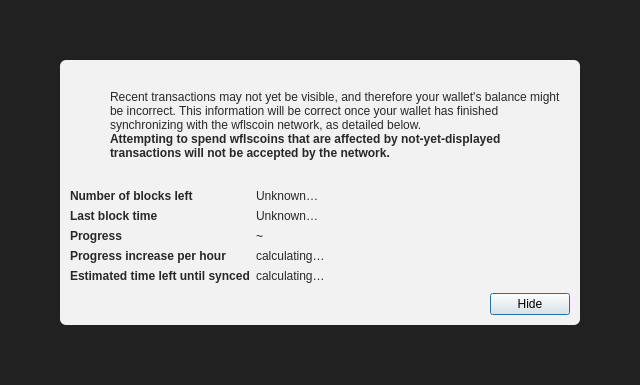
<?xml version="1.0" encoding="UTF-8"?>
<ui version="4.0">
 <class>ModalOverlay</class>
 <widget class="QWidget" name="ModalOverlay">
  <property name="geometry">
   <rect>
    <x>0</x>
    <y>0</y>
    <width>640</width>
    <height>385</height>
   </rect>
  </property>
  <property name="windowTitle">
   <string>Form</string>
  </property>
  <layout class="QVBoxLayout" name="verticalLayout" stretch="0">
   <property name="sizeConstraint">
    <enum>QLayout::SetDefaultConstraint</enum>
   </property>
   <property name="leftMargin">
    <number>0</number>
   </property>
   <property name="topMargin">
    <number>0</number>
   </property>
   <property name="rightMargin">
    <number>0</number>
   </property>
   <property name="bottomMargin">
    <number>0</number>
   </property>
   <item>
    <widget class="QWidget" name="bgWidget" native="true">
     <property name="styleSheet">
      <string notr="true">#bgWidget { background: rgba(0,0,0,220); }</string>
     </property>
     <layout class="QVBoxLayout" name="verticalLayoutMain" stretch="1">
      <property name="leftMargin">
       <number>60</number>
      </property>
      <property name="topMargin">
       <number>60</number>
      </property>
      <property name="rightMargin">
       <number>60</number>
      </property>
      <property name="bottomMargin">
       <number>60</number>
      </property>
      <item>
       <widget class="QWidget" name="contentWidget" native="true">
        <property name="styleSheet">
         <string notr="true">#contentWidget { background: rgba(255,255,255,240); border-radius: 6px; }

QLabel { color: rgb(40,40,40);  }</string>
        </property>
        <layout class="QVBoxLayout" name="verticalLayoutSub" stretch="1,0,0,0">
         <property name="spacing">
          <number>0</number>
         </property>
         <property name="leftMargin">
          <number>10</number>
         </property>
         <property name="topMargin">
          <number>10</number>
         </property>
         <property name="rightMargin">
          <number>10</number>
         </property>
         <property name="bottomMargin">
          <number>10</number>
         </property>
         <item>
          <layout class="QHBoxLayout" name="horizontalLayoutIconText" stretch="0,1">
           <property name="topMargin">
            <number>20</number>
           </property>
           <item>
            <layout class="QVBoxLayout" name="verticalLayoutIcon">
             <property name="leftMargin">
              <number>0</number>
             </property>
             <item>
              <widget class="QPushButton" name="warningIcon">
               <property name="enabled">
                <bool>false</bool>
               </property>
               <property name="text">
                <string/>
               </property>
               <property name="icon">
                <iconset>
                 <normaloff>:/icons/warning</normaloff>
                 <disabledoff>:/icons/warning</disabledoff>:/icons/warning</iconset>
               </property>
               <property name="iconSize">
                <size>
                 <width>48</width>
                 <height>48</height>
                </size>
               </property>
               <property name="flat">
                <bool>true</bool>
               </property>
              </widget>
             </item>
             <item>
              <spacer name="verticalSpacerWarningIcon">
               <property name="orientation">
                <enum>Qt::Vertical</enum>
               </property>
               <property name="sizeHint" stdset="0">
                <size>
                 <width>20</width>
                 <height>40</height>
                </size>
               </property>
              </spacer>
             </item>
            </layout>
           </item>
           <item>
            <layout class="QVBoxLayout" name="verticalLayoutInfoText">
             <property name="leftMargin">
              <number>0</number>
             </property>
             <property name="topMargin">
              <number>0</number>
             </property>
             <item>
              <widget class="QLabel" name="infoText">
               <property name="text">
                <string>Recent transactions may not yet be visible, and therefore your wallet's balance might be incorrect. This information will be correct once your wallet has finished synchronizing with the wflscoin network, as detailed below.</string>
               </property>
               <property name="textFormat">
                <enum>Qt::RichText</enum>
               </property>
               <property name="wordWrap">
                <bool>true</bool>
               </property>
              </widget>
             </item>
             <item>
              <widget class="QLabel" name="infoTextStrong">
               <property name="font">
                <font>
                 <weight>75</weight>
                 <bold>true</bold>
                </font>
               </property>
               <property name="text">
                <string>Attempting to spend wflscoins that are affected by not-yet-displayed transactions will not be accepted by the network.</string>
               </property>
               <property name="textFormat">
                <enum>Qt::RichText</enum>
               </property>
               <property name="wordWrap">
                <bool>true</bool>
               </property>
              </widget>
             </item>
             <item>
              <spacer name="verticalSpacerInTextSpace">
               <property name="orientation">
                <enum>Qt::Vertical</enum>
               </property>
               <property name="sizeHint" stdset="0">
                <size>
                 <width>20</width>
                 <height>40</height>
                </size>
               </property>
              </spacer>
             </item>
            </layout>
           </item>
          </layout>
         </item>
         <item>
          <spacer name="verticalSpacerAfterText">
           <property name="orientation">
            <enum>Qt::Vertical</enum>
           </property>
           <property name="sizeHint" stdset="0">
            <size>
             <width>20</width>
             <height>40</height>
            </size>
           </property>
          </spacer>
         </item>
         <item>
          <layout class="QFormLayout" name="formLayout">
           <property name="fieldGrowthPolicy">
            <enum>QFormLayout::FieldsStayAtSizeHint</enum>
           </property>
           <property name="horizontalSpacing">
            <number>6</number>
           </property>
           <property name="verticalSpacing">
            <number>6</number>
           </property>
           <property name="topMargin">
            <number>10</number>
           </property>
           <item row="0" column="0">
            <widget class="QLabel" name="labelNumberOfBlocksLeft">
             <property name="font">
              <font>
               <weight>75</weight>
               <bold>true</bold>
              </font>
             </property>
             <property name="text">
              <string>Number of blocks left</string>
             </property>
            </widget>
           </item>
           <item row="0" column="1">
            <widget class="QLabel" name="numberOfBlocksLeft">
             <property name="text">
              <string>Unknown…</string>
             </property>
            </widget>
           </item>
           <item row="1" column="0">
            <widget class="QLabel" name="labelLastBlockTime">
             <property name="font">
              <font>
               <weight>75</weight>
               <bold>true</bold>
              </font>
             </property>
             <property name="text">
              <string>Last block time</string>
             </property>
            </widget>
           </item>
           <item row="1" column="1">
            <widget class="QLabel" name="newestBlockDate">
             <property name="sizePolicy">
              <sizepolicy hsizetype="Maximum" vsizetype="Preferred">
               <horstretch>0</horstretch>
               <verstretch>0</verstretch>
              </sizepolicy>
             </property>
             <property name="text">
              <string>Unknown…</string>
             </property>
            </widget>
           </item>
           <item row="2" column="0">
            <widget class="QLabel" name="labelSyncDone">
             <property name="font">
              <font>
               <weight>75</weight>
               <bold>true</bold>
              </font>
             </property>
             <property name="text">
              <string>Progress</string>
             </property>
            </widget>
           </item>
           <item row="2" column="1">
            <layout class="QHBoxLayout" name="horizontalLayoutSync" stretch="0,1">
             <item>
              <widget class="QLabel" name="percentageProgress">
               <property name="text">
                <string notr="true">~</string>
               </property>
              </widget>
             </item>
            </layout>
           </item>
           <item row="4" column="0">
            <widget class="QLabel" name="labelProgressIncrease">
             <property name="font">
              <font>
               <weight>75</weight>
               <bold>true</bold>
              </font>
             </property>
             <property name="text">
              <string>Progress increase per hour</string>
             </property>
            </widget>
           </item>
           <item row="4" column="1">
            <widget class="QLabel" name="progressIncreasePerH">
             <property name="text">
              <string>calculating…</string>
             </property>
            </widget>
           </item>
           <item row="5" column="0">
            <widget class="QLabel" name="labelEstimatedTimeLeft">
             <property name="font">
              <font>
               <weight>75</weight>
               <bold>true</bold>
              </font>
             </property>
             <property name="text">
              <string>Estimated time left until synced</string>
             </property>
            </widget>
           </item>
           <item row="5" column="1">
            <widget class="QLabel" name="expectedTimeLeft">
             <property name="text">
              <string>calculating…</string>
             </property>
            </widget>
           </item>
          </layout>
         </item>
         <item>
          <layout class="QHBoxLayout" name="horizontalLayoutButtons">
           <property name="leftMargin">
            <number>10</number>
           </property>
           <property name="topMargin">
            <number>10</number>
           </property>
           <item>
            <spacer name="horizontalSpacer">
             <property name="orientation">
              <enum>Qt::Horizontal</enum>
             </property>
             <property name="sizeHint" stdset="0">
              <size>
               <width>40</width>
               <height>20</height>
              </size>
             </property>
            </spacer>
           </item>
           <item>
            <widget class="QPushButton" name="closeButton">
             <property name="text">
              <string>Hide</string>
             </property>
             <property name="shortcut">
              <string>Esc</string>
             </property>
             <property name="focusPolicy">
              <enum>Qt::StrongFocus</enum>
             </property>
             <property name="default">
              <bool>true</bool>
             </property>
            </widget>
           </item>
          </layout>
         </item>
        </layout>
       </widget>
      </item>
     </layout>
    </widget>
   </item>
  </layout>
 </widget>
 <resources/>
 <connections/>
</ui>
